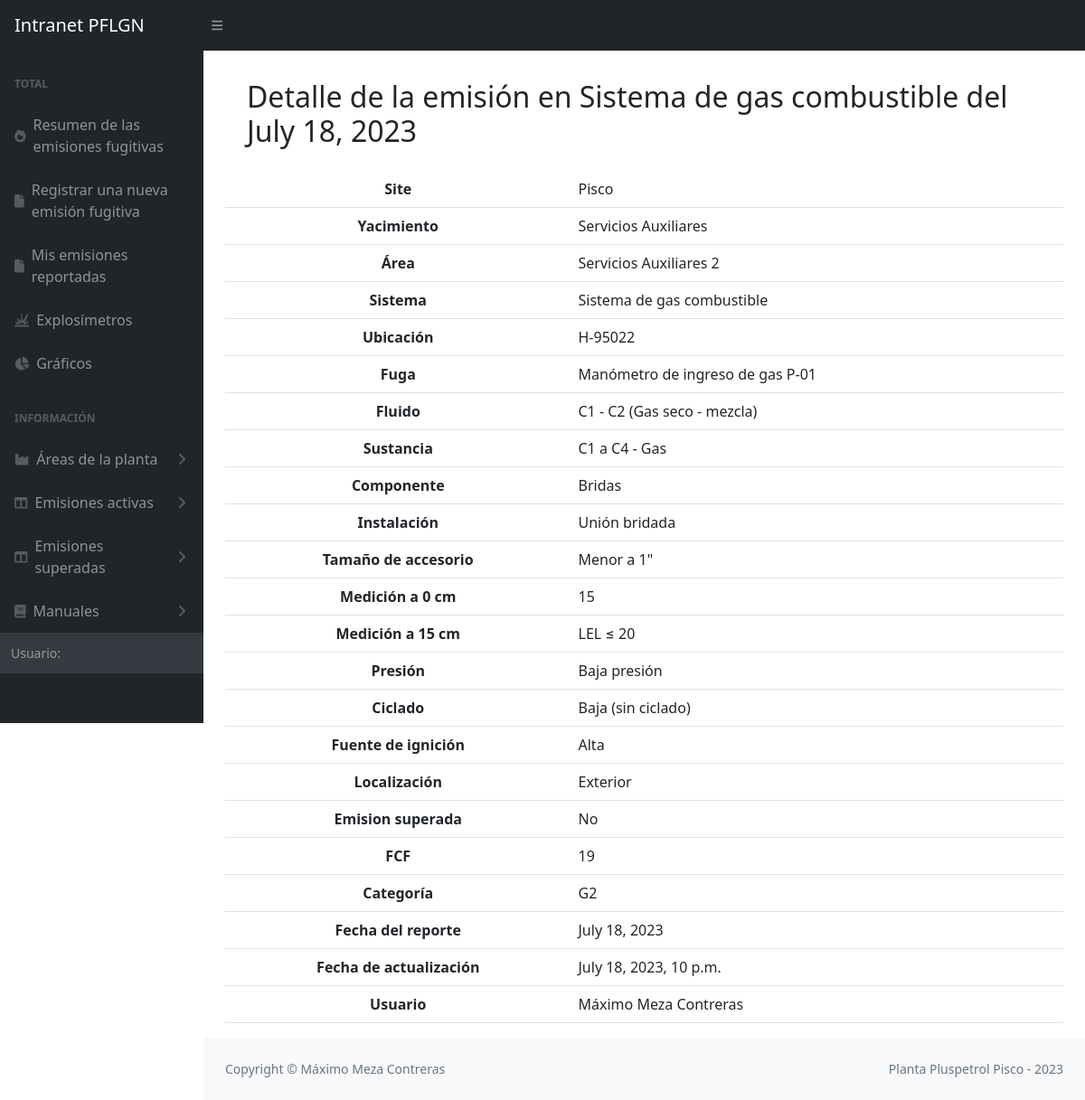
The app's page /detalleEmisiones/25 with its own data.
### emisiones/models.py (models this page shows, shortened)
class Emision(models.Model):
    site = models.CharField(max_length=20, choices=SITE_CHOICES, default='Pisco')
    yacimiento = models.CharField(max_length=100, choices=YACIMIENTO_CHOICES, default='Pisco')
    area = models.CharField(max_length=100)
    sistema = models.CharField(max_length=100)
    ubicacion = models.TextField(max_length=200)
    fuga = models.TextField(max_length=300)
    fluido = models.CharField(max_length=100)
    sustancia = models.CharField(max_length=100)
    componente = models.CharField(max_length=100)
    instalacion = models.CharField(max_length=100)
    tamAccesorio = models.CharField(max_length=100)
    medicion = models.PositiveIntegerField()
    medicion15 = models.CharField(max_length=100)
    presion = models.CharField(max_length=100)
    ciclado = models.CharField(max_length=50)
    ignicion = models.CharField(max_length=50)
    localizacion = models.CharField(max_length=50)
    usuario = models.ForeignKey(User, on_delete=models.SET_NULL, null=True)
    fechaReporte = models.DateField()
    updated_at = models.DateTimeField(null=True)
    created_at = models.DateField(auto_now_add=True,null=True)
    emisionSuperada = models.BooleanField(default=False)
    FCF = models.PositiveSmallIntegerField(null=True)
    categoria = models.CharField(max_length=10, null=True)
    imagen = models.ImageField(upload_to='images_emisiones', null=True)

### emisiones/views.py (the view)
# urls.py: path('detalleEmisiones/<int:emision_id>', views.detalleEmisiones, name='detalleEmisiones'),
def detalleEmisiones(request, emision_id ):
    emision = get_object_or_404(Emision,pk=emision_id)
    return render(request, 'detalleEmisiones.html', {'emision' : emision})

### emisiones/templates/detalleEmisiones.html (shortened to what this page needs)
{% extends 'partials/_barraLateralEmisiones.html' %}
{% block content %}
<div class="container mt-2">
    <main>
        <div class="container-fluid px-4">
            <h2 class="mt-4 mb-4">Detalle de la emisión en {{emision.sistema}} del {{emision.fechaReporte}}
            </h2>
        </div>
        <table class="table table-hover">
            <tbody>
              <tr>
                <th scope="row">Site</th>
                <td>{{emision.site}}</td>
              </tr>
              <tr>
                <th scope="row">Yacimiento</th>
                <td>{{emision.yacimiento}}</td>
              </tr>
              <tr>
                <th scope="row">Área</th>
                <td>{{emision.area}}</td>
              </tr>
              <tr>
                <th scope="row">Sistema</th>
                <td>{{emision.sistema}}</td>
              </tr>
              <tr>
                <th scope="row">Ubicación</th>
                <td>{{emision.ubicacion}}</td>
              </tr>
              <tr>
                <th scope="row">Fuga</th>
                <td>{{emision.fuga}}</td>
              </tr>
              <tr>
                <th scope="row">Fluido</th>
                <td>{{emision.fluido}}</td>
              </tr>
              <tr>
                <th scope="row">Sustancia</th>
                <td>{{emision.sustancia}}</td>
              </tr>
              <tr>
                <th scope="row">Componente</th>
                <td>{{emision.componente}}</td>
              </tr>
              <tr>
                <th scope="row">Instalación</th>
                <td>{{emision.instalacion}}</td>
              </tr>
              <tr>
                <th scope="row">Tamaño de accesorio</th>
                <td>{{emision.tamAccesorio}}</td>
              </tr>
              <tr>
                <th scope="row">Medición a 0 cm</th>
                <td>{{emision.medicion}}</td>
              </tr>
              <tr>
                <th scope="row">Medición a 15 cm</th>
                <td>{{emision.medicion15}}</td>
              </tr>
              <tr>
                <th scope="row">Presión</th>
                <td>{{emision.presion}}</td>
              </tr>
              <tr>
                <th scope="row">Ciclado</th>
                <td>{{emision.ciclado}}</td>
              </tr>
              <tr>
                <th scope="row">Fuente de ignición</th>
                <td>{{emision.ignicion}}</td>
              </tr>
              <tr>
                <th scope="row">Localización</th>
                <td>{{emision.localizacion}}</td>
              </tr>
              <tr>
                <th scope="row">Emision superada</th>
                {% if Emision.emisionSuperada %}
                <td>Si</td>
                {% else %}
                <td>No</td>
                {% endif %}
              </tr>
              <tr>
                <th scope="row">FCF</th>
                <td>{{emision.FCF}}</td>
              </tr>
              <tr>
                <th scope="row">Categoría</th>
                <td>{{emision.categoria}}</td>
              </tr>
              <tr>
                <th scope="row">Fecha del reporte</th>
                <td>{{emision.fechaReporte}}</td>
              </tr>
              <tr>
                <th scope="row">Fecha de actualización</th>
                <td>{{emision.updated_at}}</td>
              </tr>
              <tr>
                <th scope="row">Usuario</th>
                <td>{{emision.usuario.first_name}} {{emision.usuario.last_name}}</td>
              </tr>
            </tbody>
          </table>
    </main>
{% endblock %}

### emisiones/static/css/mainEmisiones.css (style rules this page uses)
:root { --bs-blue: #0d6efd; --bs-indigo: #6610f2; --bs-purple: #6f42c1; --bs-pink: #d63384; --bs-red: #dc3545; --bs-orange: #fd7e14; --bs-yellow: #ffc107; --bs-green: #198754; --bs-teal: #20c997; --bs-cyan: #0dcaf0; --bs-white: #fff; --bs-gray: #6c757d; --bs-gray-dark: #343a40; --bs-primary: #0d6efd; --bs-secondary: #6c757d; --bs-success: #198754; --bs-info: #0dcaf0; --bs-warning: #ffc107; --bs-danger: #dc3545; --bs-light: #f8f9fa; --bs-dark: #212529; --greyLight-2: #c8d0e7; --card-background: linear-gradient(to bottom right, #f9fafc, #f7f7f8); --card-shadow: inset 2px 2px 3px #ebebf3, inset 4px 4px 15px #ffffff, 3px 3px 12px #c2c7d4; --bs-font-sans-serif: system-ui, -apple-system, "Segoe UI", Roboto, "Helvetica Neue", Arial, "Noto Sans", "Liberation Sans", sans-serif, "Apple Color Emoji", "Segoe UI Emoji", "Segoe UI Symbol", "Noto Color Emoji"; --bs-font-monospace: SFMono-Regular, Menlo, Monaco, Consolas, "Liberation Mono", "Courier New", monospace; --bs-gradient: linear-gradient(180deg, rgba(255, 255, 255, 0.15), rgba(255, 255, 255, 0)); }
.contenedorEmisiones div table tr,th { text-align: center; }

### records on screen
Emision: sistema "Sistema de gas combustible", fechaReporte "July 18, 2023", site "Pisco", yacimiento "Servicios Auxiliares", area "Servicios Auxiliares 2", ubicacion "H-95022", fuga "Manómetro de ingreso de gas P-01", fluido "C1 - C2 (Gas seco - mezcla)", sustancia "C1 a C4 - Gas", componente "Bridas", instalacion "Unión bridada", tamAccesorio "Menor a 1\"", medicion "15", medicion15 "LEL ≤ 20", presion "Baja presión", ciclado "Baja (sin ciclado)", ignicion "Alta", localizacion "Exterior", FCF "19", categoria "G2", updated_at "July 18, 2023, 10 p.m.", usuario.first_name "Máximo", usuario.last_name "Meza Contreras"
